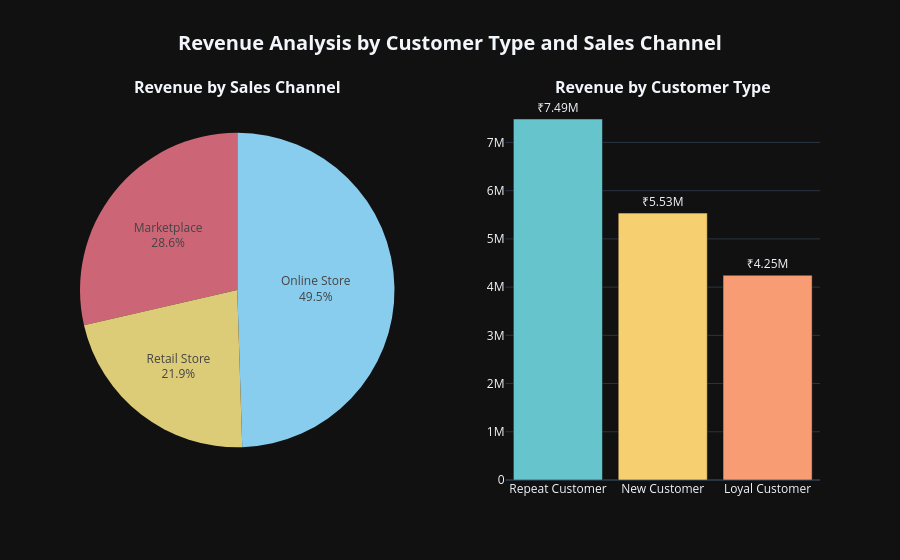

Here is the notebook cell this chart was saved with:
### Code cell
#Same as before, making smaller dataframes by grouping relevant columns, creating subplots, adding texts & annotations, updating the layout
#I will not comment on similar charts that follow the same thing more or less, unless necessary to point out some things

sales_channel_performance = df.groupby('Sales Channel')['Net Revenue (INR)'].sum().reset_index().sort_values(by='Net Revenue (INR)', ascending=False)
customer_type_performance = df.groupby('Customer Type')['Net Revenue (INR)'].sum().reset_index().sort_values(by='Net Revenue (INR)', ascending=False)

fig2 = make_subplots(
    rows=1, 
    cols=2,
    subplot_titles=('<b>Revenue by Sales Channel</b>', '<b>Revenue by Customer Type</b>'),
    horizontal_spacing=0.15,
    specs=[[{"type": "domain"}, {"type": "xy"}]]
)

fig2.add_trace(go.Pie(values=sales_channel_performance['Net Revenue (INR)'], labels=sales_channel_performance['Sales Channel'], marker=dict(colors=px.colors.qualitative.Safe)), row=1, col=1)
fig2.add_trace(go.Bar(x=customer_type_performance['Customer Type'], y=customer_type_performance['Net Revenue (INR)'], marker_color=px.colors.qualitative.Pastel), row=1, col=2)

fig2.update_traces(selector=dict(type='pie'), textinfo='label+percent')
fig2.update_traces(row=1, col=2, texttemplate='₹%{y:,.3s}', textposition='outside')

fig2.update_layout(
    title={'text': '<b>Revenue Analysis by Customer Type and Sales Channel</b>', 'x': 0.5, 'xanchor': 'center', 'font': dict(size=20)},
    template='plotly_dark', 
    showlegend=False,
    bargap=0.15
)

fig2.show()

### Figure 1 — Plotly figure (JSON) as saved in the notebook; plotly's stock layout.template omitted (floating-point values rounded to 4 significant figures)
{"data": [{"domain": {"x": [0, 0.425], "y": [0, 1]}, "labels": ["Online Store", "Marketplace", "Retail Store"], "marker": {"colors": ["rgb(136, 204, 238)", "rgb(204, 102, 119)", "rgb(221, 204, 119)", "rgb(17, 119, 51)", "rgb(51, 34, 136)", "rgb(170, 68, 153)", "rgb(68, 170, 153)", "rgb(153, 153, 51)", "rgb(136, 34, 85)", "rgb(102, 17, 0)", "rgb(136, 136, 136)"]}, "textinfo": "label+percent", "type": "pie", "values": [8545550, 4936240, 3784630]}, {"marker": {"color": ["rgb(102, 197, 204)", "rgb(246, 207, 113)", "rgb(248, 156, 116)", "rgb(220, 176, 242)", "rgb(135, 197, 95)", "rgb(158, 185, 243)", "rgb(254, 136, 177)", "rgb(201, 219, 116)", "rgb(139, 224, 164)", "rgb(180, 151, 231)", "rgb(179, 179, 179)"]}, "textposition": "outside", "texttemplate": "₹%{y:,.3s}", "type": "bar", "x": ["Repeat Customer", "New Customer", "Loyal Customer"], "xaxis": "x", "y": [7485930, 5534270, 4246220], "yaxis": "y"}], "layout": {"annotations": [{"font": {"size": 16}, "showarrow": false, "text": "<b>Revenue by Sales Channel</b>", "x": 0.2125, "xanchor": "center", "xref": "paper", "y": 1, "yanchor": "bottom", "yref": "paper"}, {"font": {"size": 16}, "showarrow": false, "text": "<b>Revenue by Customer Type</b>", "x": 0.7875, "xanchor": "center", "xref": "paper", "y": 1, "yanchor": "bottom", "yref": "paper"}], "bargap": 0.15, "showlegend": false, "title": {"font": {"size": 20}, "text": "<b>Revenue Analysis by Customer Type and Sales Channel</b>", "x": 0.5, "xanchor": "center"}, "xaxis": {"anchor": "y", "domain": [0.575, 1]}, "yaxis": {"anchor": "x", "domain": [0, 1]}}}
